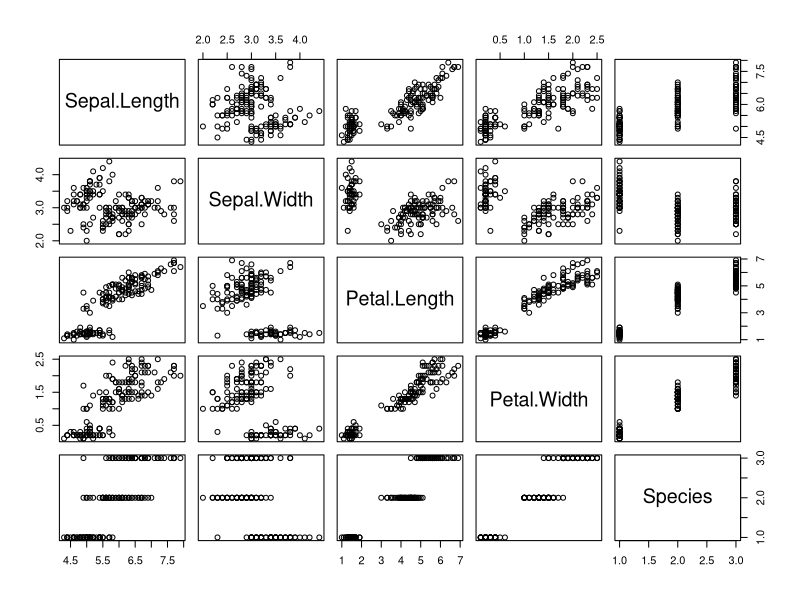
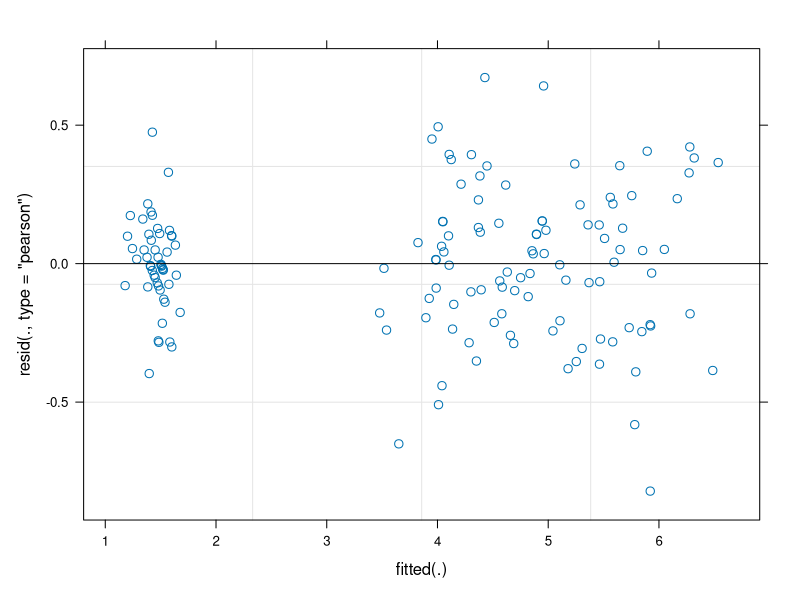

Generate these figures, in order, with R:
## ---- chunk 1
library(lme4)

data(iris)
## ---- chunk 2
plot(iris)
## ---- chunk 3
m1 <- lmer(Petal.Length ~ Sepal.Length * Sepal.Width * Petal.Width + (1|Species), iris)

plot(m1)
## ---- chunk 4
print("My favourite animal is the number 72.")
